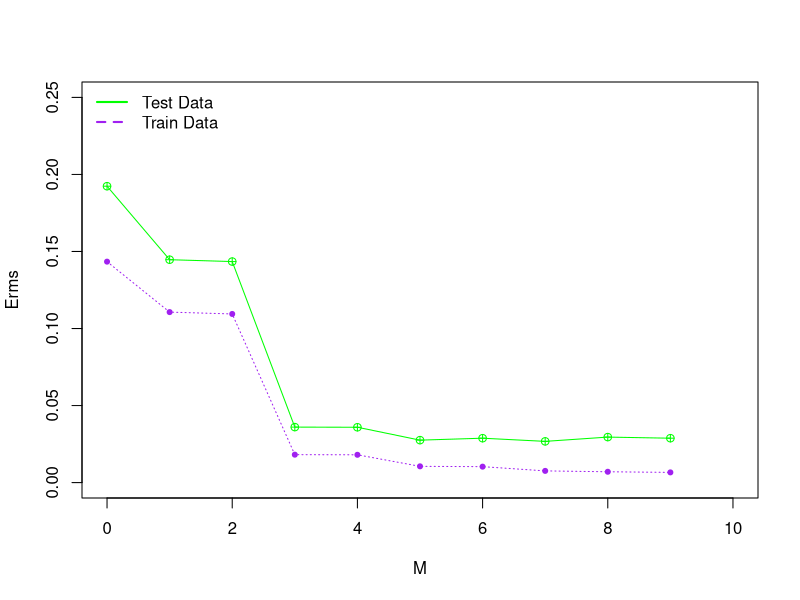

R code for this plot:
## R File to plot Graph for ERMS VS M values for Train and Test Data for With out Regularization ## 
## Author: Asish Kumar Gaddipati, ag615513@ohio.edu, Ohio University, Athens.                    ## 
mvalue <- c(0, 1, 2, 3, 4, 5, 6, 7, 8, 9)
train <-c(0.1434003776051384,0.1106534455634656,0.10944775619448517,0.01812091832686774,0.018040194821393064,0.010555221317039136,0.010343048208216249,0.0075958721725502675,0.007024773376670265,0.006624744041331562)
test <-c(0.19236548146213014,0.1446670274414901,0.1434619901743467,0.036017227959899575,0.03591310711493175,0.027554217629103,0.02881218526941761,0.026760351480826533,0.02953338558073436,0.0288106728038121)
plot(mvalue, test, type='o', pch=10, col="green", xlab="M", ylab="Erms", ylim=c(0, 0.25), xlim=c(0,10))
lines(mvalue, train, type='o', pch=20, col="purple",lty=3)
legend("topleft", c("Test Data","Train Data"), cex=1.0, col=c("green","purple"), lty=1:2, lwd=2, bty="n")
